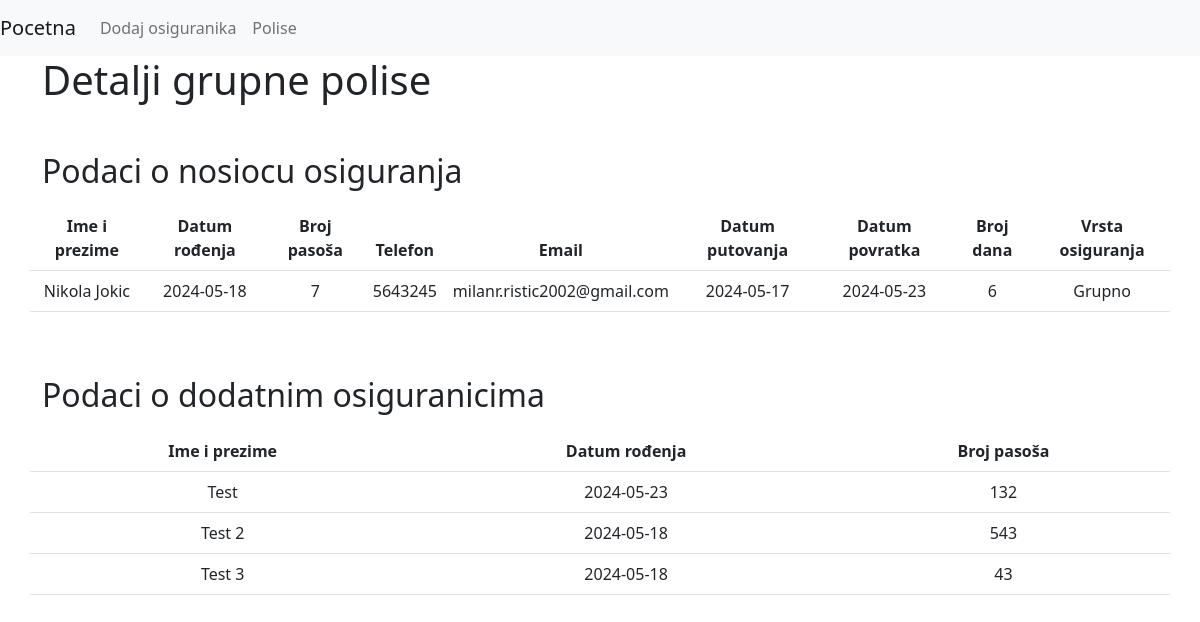
The page /prikaz_grupne_polise.php?id=25 on the database its author committed.
### tables this page shows
CREATE TABLE `nosilac_osiguranja` (
  `id` int(11) NOT NULL,
  `ime_prezime` varchar(255) NOT NULL,
  `datum_rodjenja` date NOT NULL,
  `broj_pasosa` varchar(50) NOT NULL,
  `telefon` varchar(20) DEFAULT NULL,
  `email` varchar(255) NOT NULL,
  `datum_putovanja` date NOT NULL,
  `datum_povratka` date NOT NULL,
  `vrsta_osiguranja` varchar(20) NOT NULL
);

CREATE TABLE `dodatni_osiguranici` (
  `id` int(11) NOT NULL,
  `nosilac_osiguranja_id` int(11) NOT NULL,
  `ime_prezime` varchar(255) NOT NULL,
  `datum_rodjenja` date NOT NULL,
  `broj_pasosa` varchar(50) NOT NULL
);

### prikaz_grupne_polise.php (the view, shortened to what this page needs)
<?php
try {
    require_once "./includes/dbh.inc.php";
    if (isset($_GET['id']) && !empty($_GET['id'])) {
        $sql_polisa = "SELECT * FROM nosilac_osiguranja WHERE id = :id";
        $stmt_polisa = $pdo->prepare($sql_polisa);
        $stmt_polisa->bindParam(':id', $_GET['id']);
        $stmt_polisa->execute();
        $polisa = $stmt_polisa->fetch(PDO::FETCH_ASSOC);
        $sql_dodatni = "SELECT * FROM dodatni_osiguranici WHERE nosilac_osiguranja_id = :id";
        $stmt_dodatni = $pdo->prepare($sql_dodatni);
        $stmt_dodatni->bindParam(':id', $_GET['id']);
        $stmt_dodatni->execute();
        $dodatni_osiguranici = $stmt_dodatni->fetchAll(PDO::FETCH_ASSOC);
    } else {
        echo "Nije prosleđen ID polise.";
        exit;
    }
} catch(PDOException $e) {
    echo "Error: " . $e->getMessage();
}
?>
<?php
    include "./includes/header.php";
?>
    <section class="section section-prikaz_grupne_polise">
        <div class="container">
            <div class="row">
                <h1 class="mb-5">Detalji grupne polise</h1>
                <table class="table">
                    <h2 class="mb-3">Podaci o nosiocu osiguranja</h2>
                    <thead>
                        <tr>
                            <th>Ime i prezime</th>
                            <th>Datum rođenja</th>
                            <th>Broj pasoša</th>
                            <th>Telefon</th>
                            <th>Email</th>
                            <th>Datum putovanja</th>
                            <th>Datum povratka</th>
                            <th>Broj dana</th>
                            <th>Vrsta osiguranja</th>
                        </tr>
                    </thead>
                    <tbody>
                            <tr>
                                <td><?= $polisa['ime_prezime']; ?></td>
                                <td><?= $polisa['datum_rodjenja']; ?></td>
                                <td><?= $polisa['broj_pasosa']; ?></td>
                                <td><?= $polisa['telefon']; ?></td>
                                <td><?= $polisa['email']; ?></td>
                                <td><?= $polisa['datum_putovanja']; ?></td>
                                <td><?= $polisa['datum_povratka']; ?></td>
                                <td>
                                    <?php
                                        $datum_od = new DateTime($polisa['datum_putovanja']);
                                        $datum_do = new DateTime($polisa['datum_povratka']);
                                        $interval = $datum_od->diff($datum_do);
                                        $broj_dana = $interval->days;
                                        echo $broj_dana;
                                    ?>
                                </td>
                                <td>Grupno</td>
                            </tr>
                    </tbody>
                </table>
                <h2 class="mt-5 mb-3">Podaci o dodatnim osiguranicima</h2>
                <?php if ($dodatni_osiguranici): ?>
                    <table class="table">
                        <thead>
                            <tr>
                                <th>Ime i prezime</th>
                                <th>Datum rođenja</th>
                                <th>Broj pasoša</th>
                            </tr>
                        </thead>
                        <tbody>
                            <?php foreach ($dodatni_osiguranici as $dodatni): ?>
                                <tr>
                                    <td><?= $dodatni['ime_prezime']; ?></td>
                                    <td><?= $dodatni['datum_rodjenja']; ?></td>
                                    <td><?= $dodatni['broj_pasosa']; ?></td>
                                </tr>
                            <?php endforeach; ?>
                        </tbody>
                    </table>
                <?php else: ?>
                    <p>Nema dodatnih osiguranika za ovu polisu.</p>
                <?php endif; ?>
            </div>
        </div>
    </section>
<?php
    include "./includes/footer.php";
?>

### assets/css/main.css (style rules this page uses)
.table th, .table td { text-align: center; }

### rows shown on the page
nosilac_osiguranja: ime_prezime "Nikola Jokic", datum_rodjenja "2024-05-18", broj_pasosa "7", telefon "5643245", email "milanr.ristic2002@gmail.com", datum_putovanja "2024-05-17", datum_povratka "2024-05-23", broj_dana "6"
dodatni_osiguranici: ime_prezime "Test", datum_rodjenja "2024-05-23", broj_pasosa "132"
dodatni_osiguranici: ime_prezime "Test 2", datum_rodjenja "2024-05-18", broj_pasosa "543"
dodatni_osiguranici: ime_prezime "Test 3", datum_rodjenja "2024-05-18", broj_pasosa "43"
